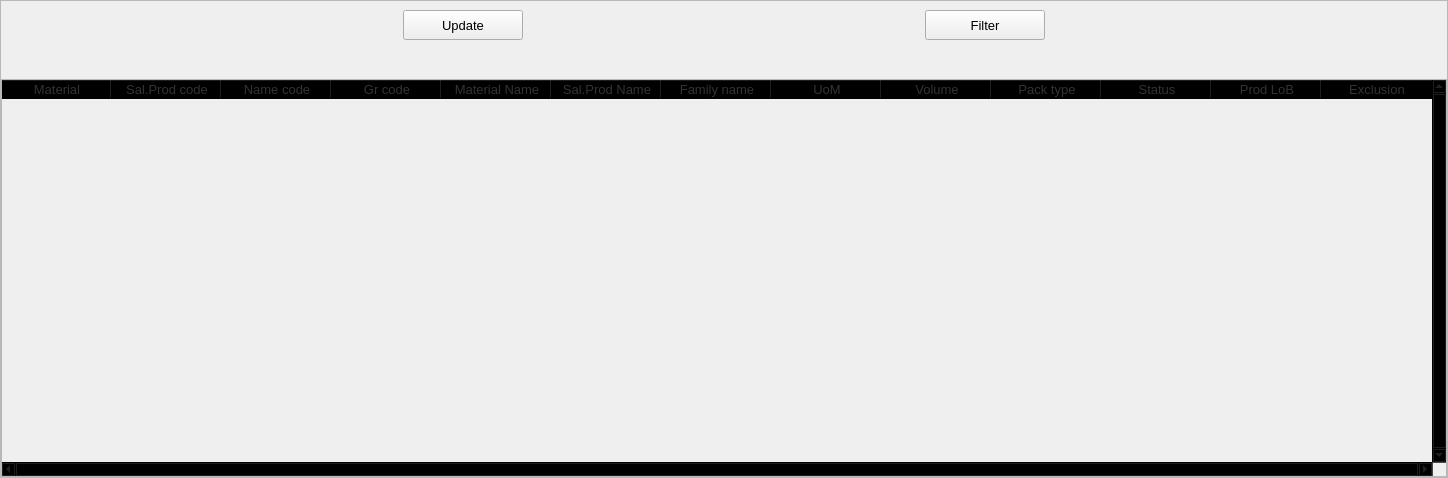
                              <widget class="QFrame" name="prod_body_frame">
                               <property name="maximumSize">
                                <size>
                                 <width>16777215</width>
                                 <height>1054</height>
                                </size>
                               </property>
                               <property name="frameShape">
                                <enum>QFrame::StyledPanel</enum>
                               </property>
                               <property name="frameShadow">
                                <enum>QFrame::Raised</enum>
                               </property>
                               <layout class="QVBoxLayout" name="verticalLayout_29">
                                <property name="spacing">
                                 <number>0</number>
                                </property>
                                <property name="leftMargin">
                                 <number>0</number>
                                </property>
                                <property name="topMargin">
                                 <number>0</number>
                                </property>
                                <property name="rightMargin">
                                 <number>0</number>
                                </property>
                                <property name="bottomMargin">
                                 <number>0</number>
                                </property>
                                <item>
                                 <layout class="QGridLayout" name="gridLayout_9" rowstretch="0">
                                  <property name="leftMargin">
                                   <number>9</number>
                                  </property>
                                  <property name="topMargin">
                                   <number>9</number>
                                  </property>
                                  <property name="rightMargin">
                                   <number>9</number>
                                  </property>
                                  <property name="bottomMargin">
                                   <number>9</number>
                                  </property>
                                  <property name="spacing">
                                   <number>9</number>
                                  </property>
                                  <item row="0" column="1">
                                   <widget class="QPushButton" name="prod_filter_btn">
                                    <property name="minimumSize">
                                     <size>
                                      <width>0</width>
                                      <height>30</height>
                                     </size>
                                    </property>
                                    <property name="maximumSize">
                                     <size>
                                      <width>120</width>
                                      <height>16777215</height>
                                     </size>
                                    </property>
                                    <property name="font">
                                     <font>
                                      <pointsize>10</pointsize>
                                     </font>
                                    </property>
                                    <property name="cursor">
                                     <cursorShape>PointingHandCursor</cursorShape>
                                    </property>
                                    <property name="text">
                                     <string>Filter</string>
                                    </property>
                                    <property name="icon">
                                     <iconset resource="../resources.qrc">
                                      <normaloff>:/icons/images/icons/filter.svg</normaloff>:/icons/images/icons/filter.svg</iconset>
                                    </property>
                                   </widget>
                                  </item>
                                  <item row="0" column="0">
                                   <widget class="QPushButton" name="prod_update_btn">
                                    <property name="minimumSize">
                                     <size>
                                      <width>0</width>
                                      <height>30</height>
                                     </size>
                                    </property>
                                    <property name="maximumSize">
                                     <size>
                                      <width>120</width>
                                      <height>16777215</height>
                                     </size>
                                    </property>
                                    <property name="font">
                                     <font>
                                      <pointsize>10</pointsize>
                                     </font>
                                    </property>
                                    <property name="cursor">
                                     <cursorShape>PointingHandCursor</cursorShape>
                                    </property>
                                    <property name="text">
                                     <string>Update</string>
                                    </property>
                                    <property name="icon">
                                     <iconset resource="../resources.qrc">
                                      <normaloff>:/icons/images/icons/cil-reload.png</normaloff>:/icons/images/icons/cil-reload.png</iconset>
                                    </property>
                                   </widget>
                                  </item>
                                 </layout>
                                </item>
                                <item>
                                 <widget class="QFrame" name="frame_10">
                                  <property name="minimumSize">
                                   <size>
                                    <width>0</width>
                                    <height>30</height>
                                   </size>
                                  </property>
                                  <property name="font">
                                   <font>
                                    <pointsize>10</pointsize>
                                   </font>
                                  </property>
                                  <property name="frameShape">
                                   <enum>QFrame::NoFrame</enum>
                                  </property>
                                  <property name="frameShadow">
                                   <enum>QFrame::Raised</enum>
                                  </property>
                                  <layout class="QHBoxLayout" name="horizontalLayout_22" stretch="0">
                                   <property name="spacing">
                                    <number>2</number>
                                   </property>
                                   <property name="leftMargin">
                                    <number>2</number>
                                   </property>
                                   <property name="topMargin">
                                    <number>2</number>
                                   </property>
                                   <property name="rightMargin">
                                    <number>2</number>
                                   </property>
                                   <property name="bottomMargin">
                                    <number>2</number>
                                   </property>
                                   <item>
                                    <widget class="QLabel" name="prod_error_lable">
                                     <property name="font">
                                      <font>
                                       <pointsize>10</pointsize>
                                      </font>
                                     </property>
                                     <property name="text">
                                      <string/>
                                     </property>
                                     <property name="alignment">
                                      <set>Qt::AlignCenter</set>
                                     </property>
                                    </widget>
                                   </item>
                                  </layout>
                                 </widget>
                                </item>
                                <item>
                                 <widget class="QFrame" name="prod_table_frame">
                                  <property name="minimumSize">
                                   <size>
                                    <width>1050</width>
                                    <height>398</height>
                                   </size>
                                  </property>
                                  <property name="frameShape">
                                   <enum>QFrame::StyledPanel</enum>
                                  </property>
                                  <property name="frameShadow">
                                   <enum>QFrame::Raised</enum>
                                  </property>
                                  <layout class="QHBoxLayout" name="horizontalLayout_23">
                                   <property name="spacing">
                                    <number>0</number>
                                   </property>
                                   <property name="leftMargin">
                                    <number>0</number>
                                   </property>
                                   <property name="topMargin">
                                    <number>0</number>
                                   </property>
                                   <property name="rightMargin">
                                    <number>0</number>
                                   </property>
                                   <property name="bottomMargin">
                                    <number>0</number>
                                   </property>
                                   <item>
                                    <widget class="QTableWidget" name="prod_table">
                                     <property name="sizePolicy">
                                      <sizepolicy hsizetype="Expanding" vsizetype="Expanding">
                                       <horstretch>0</horstretch>
                                       <verstretch>0</verstretch>
                                      </sizepolicy>
                                     </property>
                                     <property name="minimumSize">
                                      <size>
                                       <width>510</width>
                                       <height>250</height>
                                      </size>
                                     </property>
                                     <property name="palette">
                                      <palette>
                                       <active>
                                        <colorrole role="WindowText">
                                         <brush brushstyle="SolidPattern">
                                          <color alpha="255">
                                           <red>51</red>
                                           <green>51</green>
                                           <blue>51</blue>
                                          </color>
                                         </brush>
                                        </colorrole>
                                        <colorrole role="Button">
                                         <brush brushstyle="SolidPattern">
                                          <color alpha="0">
                                           <red>0</red>
                                           <green>0</green>
                                           <blue>0</blue>
                                          </color>
                                         </brush>
                                        </colorrole>
                                        <colorrole role="Text">
                                         <brush brushstyle="SolidPattern">
                                          <color alpha="255">
                                           <red>51</red>
                                           <green>51</green>
                                           <blue>51</blue>
                                          </color>
                                         </brush>
                                        </colorrole>
                                        <colorrole role="ButtonText">
                                         <brush brushstyle="SolidPattern">
                                          <color alpha="255">
                                           <red>51</red>
                                           <green>51</green>
                                           <blue>51</blue>
                                          </color>
                                         </brush>
                                        </colorrole>
                                        <colorrole role="Base">
                                         <brush brushstyle="NoBrush">
                                          <color alpha="255">
                                           <red>0</red>
                                           <green>0</green>
                                           <blue>0</blue>
                                          </color>
                                         </brush>
                                        </colorrole>
                                        <colorrole role="Window">
                                         <brush brushstyle="SolidPattern">
                                          <color alpha="0">
                                           <red>0</red>
                                           <green>0</green>
                                           <blue>0</blue>
                                          </color>
                                         </brush>
                                        </colorrole>
                                        <colorrole role="PlaceholderText">
                                         <brush brushstyle="SolidPattern">
                                          <color alpha="255">
                                           <red>51</red>
                                           <green>51</green>
                                           <blue>51</blue>
                                          </color>
                                         </brush>
                                        </colorrole>
                                       </active>
                                       <inactive>
                                        <colorrole role="WindowText">
                                         <brush brushstyle="SolidPattern">
                                          <color alpha="255">
                                           <red>51</red>
                                           <green>51</green>
                                           <blue>51</blue>
                                          </color>
                                         </brush>
                                        </colorrole>
                                        <colorrole role="Button">
                                         <brush brushstyle="SolidPattern">
                                          <color alpha="0">
                                           <red>0</red>
                                           <green>0</green>
                                           <blue>0</blue>
                                          </color>
                                         </brush>
                                        </colorrole>
                                        <colorrole role="Text">
                                         <brush brushstyle="SolidPattern">
                                          <color alpha="255">
                                           <red>51</red>
                                           <green>51</green>
                                           <blue>51</blue>
                                          </color>
                                         </brush>
                                        </colorrole>
                                        <colorrole role="ButtonText">
                                         <brush brushstyle="SolidPattern">
                                          <color alpha="255">
                                           <red>51</red>
                                           <green>51</green>
                                           <blue>51</blue>
                                          </color>
                                         </brush>
                                        </colorrole>
                                        <colorrole role="Base">
                                         <brush brushstyle="NoBrush">
                                          <color alpha="255">
                                           <red>0</red>
                                           <green>0</green>
                                           <blue>0</blue>
                                          </color>
                                         </brush>
                                        </colorrole>
                                        <colorrole role="Window">
                                         <brush brushstyle="SolidPattern">
                                          <color alpha="0">
                                           <red>0</red>
                                           <green>0</green>
                                           <blue>0</blue>
                                          </color>
                                         </brush>
                                        </colorrole>
                                        <colorrole role="PlaceholderText">
                                         <brush brushstyle="SolidPattern">
                                          <color alpha="255">
                                           <red>51</red>
                                           <green>51</green>
                                           <blue>51</blue>
                                          </color>
                                         </brush>
                                        </colorrole>
                                       </inactive>
                                       <disabled>
                                        <colorrole role="WindowText">
                                         <brush brushstyle="SolidPattern">
                                          <color alpha="255">
                                           <red>51</red>
                                           <green>51</green>
                                           <blue>51</blue>
                                          </color>
                                         </brush>
                                        </colorrole>
                                        <colorrole role="Button">
                                         <brush brushstyle="SolidPattern">
                                          <color alpha="0">
                                           <red>0</red>
                                           <green>0</green>
                                           <blue>0</blue>
                                          </color>
                                         </brush>
                                        </colorrole>
                                        <colorrole role="Text">
                                         <brush brushstyle="SolidPattern">
                                          <color alpha="255">
                                           <red>51</red>
                                           <green>51</green>
                                           <blue>51</blue>
                                          </color>
                                         </brush>
                                        </colorrole>
                                        <colorrole role="ButtonText">
                                         <brush brushstyle="SolidPattern">
                                          <color alpha="255">
                                           <red>51</red>
                                           <green>51</green>
                                           <blue>51</blue>
                                          </color>
                                         </brush>
                                        </colorrole>
                                        <colorrole role="Base">
                                         <brush brushstyle="NoBrush">
                                          <color alpha="255">
                                           <red>0</red>
                                           <green>0</green>
                                           <blue>0</blue>
                                          </color>
                                         </brush>
                                        </colorrole>
                                        <colorrole role="Window">
                                         <brush brushstyle="SolidPattern">
                                          <color alpha="0">
                                           <red>0</red>
                                           <green>0</green>
                                           <blue>0</blue>
                                          </color>
                                         </brush>
                                        </colorrole>
                                        <colorrole role="PlaceholderText">
                                         <brush brushstyle="SolidPattern">
                                          <color alpha="255">
                                           <red>51</red>
                                           <green>51</green>
                                           <blue>51</blue>
                                          </color>
                                         </brush>
                                        </colorrole>
                                       </disabled>
                                      </palette>
                                     </property>
                                     <property name="font">
                                      <font>
                                       <pointsize>10</pointsize>
                                      </font>
                                     </property>
                                     <property name="frameShape">
                                      <enum>QFrame::NoFrame</enum>
                                     </property>
                                     <property name="verticalScrollBarPolicy">
                                      <enum>Qt::ScrollBarAlwaysOn</enum>
                                     </property>
                                     <property name="horizontalScrollBarPolicy">
                                      <enum>Qt::ScrollBarAlwaysOn</enum>
                                     </property>
                                     <property name="sizeAdjustPolicy">
                                      <enum>QAbstractScrollArea::AdjustToContents</enum>
                                     </property>
                                     <property name="editTriggers">
                                      <set>QAbstractItemView::NoEditTriggers</set>
                                     </property>
                                     <property name="selectionMode">
                                      <enum>QAbstractItemView::SingleSelection</enum>
                                     </property>
                                     <property name="selectionBehavior">
                                      <enum>QAbstractItemView::SelectRows</enum>
                                     </property>
                                     <property name="showGrid">
                                      <bool>true</bool>
                                     </property>
                                     <property name="gridStyle">
                                      <enum>Qt::SolidLine</enum>
                                     </property>
                                     <property name="sortingEnabled">
                                      <bool>true</bool>
                                     </property>
                                     <property name="rowCount">
                                      <number>0</number>
                                     </property>
                                     <property name="columnCount">
                                      <number>13</number>
                                     </property>
                                     <attribute name="horizontalHeaderVisible">
                                      <bool>true</bool>
                                     </attribute>
                                     <attribute name="horizontalHeaderCascadingSectionResizes">
                                      <bool>true</bool>
                                     </attribute>
                                     <attribute name="horizontalHeaderDefaultSectionSize">
                                      <number>110</number>
                                     </attribute>
                                     <attribute name="horizontalHeaderStretchLastSection">
                                      <bool>true</bool>
                                     </attribute>
                                     <attribute name="verticalHeaderVisible">
                                      <bool>false</bool>
                                     </attribute>
                                     <attribute name="verticalHeaderCascadingSectionResizes">
                                      <bool>false</bool>
                                     </attribute>
                                     <attribute name="verticalHeaderDefaultSectionSize">
                                      <number>30</number>
                                     </attribute>
                                     <attribute name="verticalHeaderHighlightSections">
                                      <bool>false</bool>
                                     </attribute>
                                     <attribute name="verticalHeaderStretchLastSection">
                                      <bool>false</bool>
                                     </attribute>
                                     <column>
                                      <property name="text">
                                       <string>Material</string>
                                      </property>
                                      <property name="font">
                                       <font>
                                        <pointsize>10</pointsize>
                                       </font>
                                      </property>
                                     </column>
                                     <column>
                                      <property name="text">
                                       <string>Sal.Prod code</string>
                                      </property>
                                      <property name="font">
                                       <font>
                                        <pointsize>10</pointsize>
                                       </font>
                                      </property>
                                     </column>
                                     <column>
                                      <property name="text">
                                       <string>Name code</string>
                                      </property>
                                      <property name="font">
                                       <font>
                                        <pointsize>10</pointsize>
                                       </font>
                                      </property>
                                     </column>
                                     <column>
                                      <property name="text">
                                       <string>Gr code</string>
                                      </property>
                                      <property name="font">
                                       <font>
                                        <pointsize>10</pointsize>
                                       </font>
                                      </property>
                                     </column>
                                     <column>
                                      <property name="text">
                                       <string>Material Name</string>
                                      </property>
                                      <property name="font">
                                       <font>
                                        <pointsize>10</pointsize>
                                       </font>
                                      </property>
                                     </column>
                                     <column>
                                      <property name="text">
                                       <string>Sal.Prod Name</string>
                                      </property>
                                      <property name="font">
                                       <font>
                                        <pointsize>10</pointsize>
                                       </font>
                                      </property>
                                     </column>
                                     <column>
                                      <property name="text">
                                       <string>Family name</string>
                                      </property>
                                      <property name="font">
                                       <font>
                                        <pointsize>10</pointsize>
                                       </font>
                                      </property>
                                     </column>
                                     <column>
                                      <property name="text">
                                       <string>UoM</string>
                                      </property>
                                      <property name="font">
                                       <font>
                                        <pointsize>10</pointsize>
                                       </font>
                                      </property>
                                     </column>
                                     <column>
                                      <property name="text">
                                       <string>Volume</string>
                                      </property>
                                      <property name="font">
                                       <font>
                                        <pointsize>10</pointsize>
                                       </font>
                                      </property>
                                     </column>
                                     <column>
                                      <property name="text">
                                       <string>Pack type</string>
                                      </property>
                                      <property name="font">
                                       <font>
                                        <pointsize>10</pointsize>
                                       </font>
                                      </property>
                                     </column>
                                     <column>
                                      <property name="text">
                                       <string>Status</string>
                                      </property>
                                      <property name="font">
                                       <font>
                                        <pointsize>10</pointsize>
                                       </font>
                                      </property>
                                     </column>
                                     <column>
                                      <property name="text">
                                       <string>Prod LoB</string>
                                      </property>
                                      <property name="font">
                                       <font>
                                        <pointsize>10</pointsize>
                                       </font>
                                      </property>
                                     </column>
                                     <column>
                                      <property name="text">
                                       <string>Exclusion</string>
                                      </property>
                                      <property name="font">
                                       <font>
                                        <pointsize>10</pointsize>
                                       </font>
                                      </property>
                                     </column>
                                    </widget>
                                   </item>
                                  </layout>
                                 </widget>
                                </item>
                               </layout>
                              </widget>
